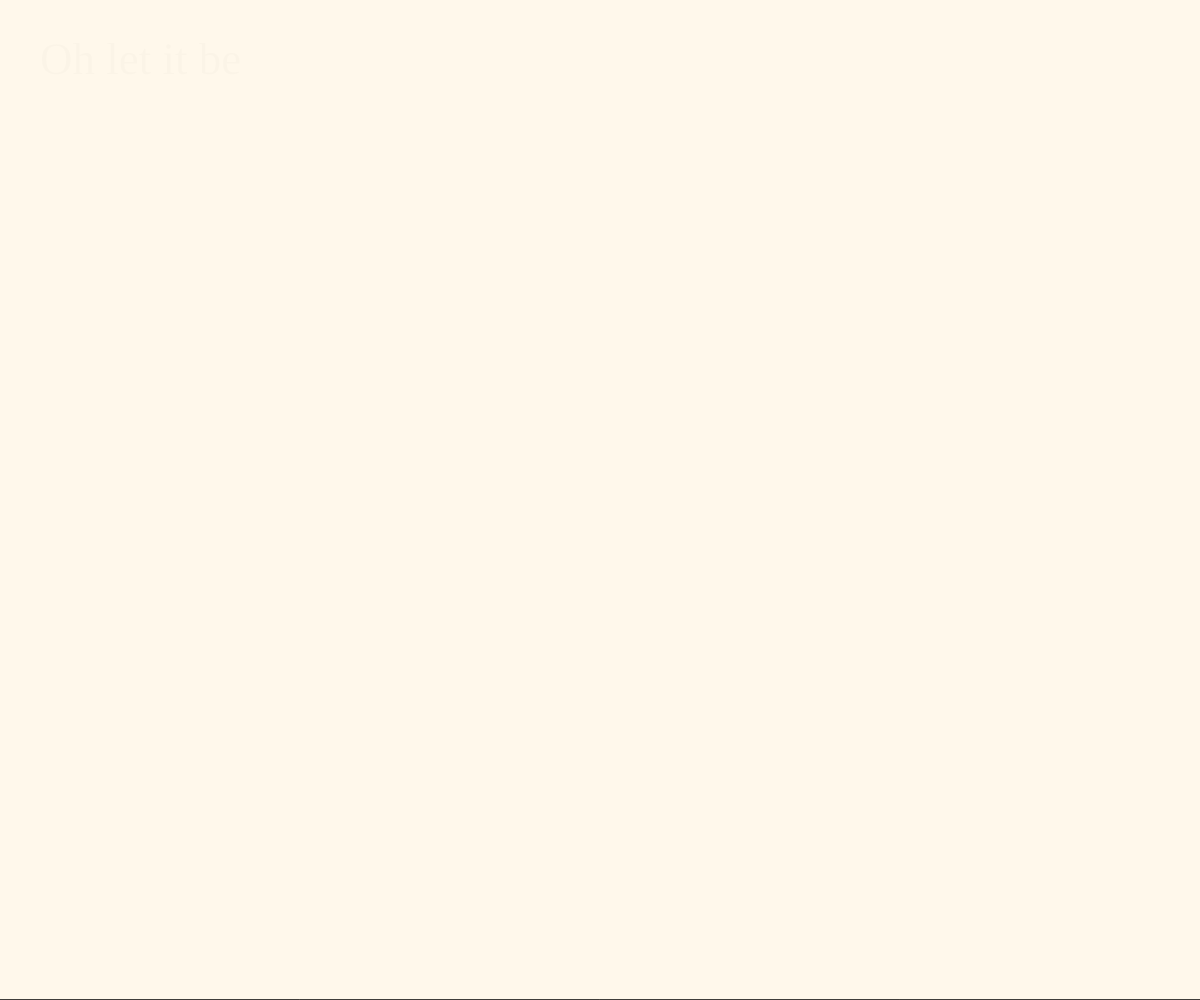
Frame 1 (no input)
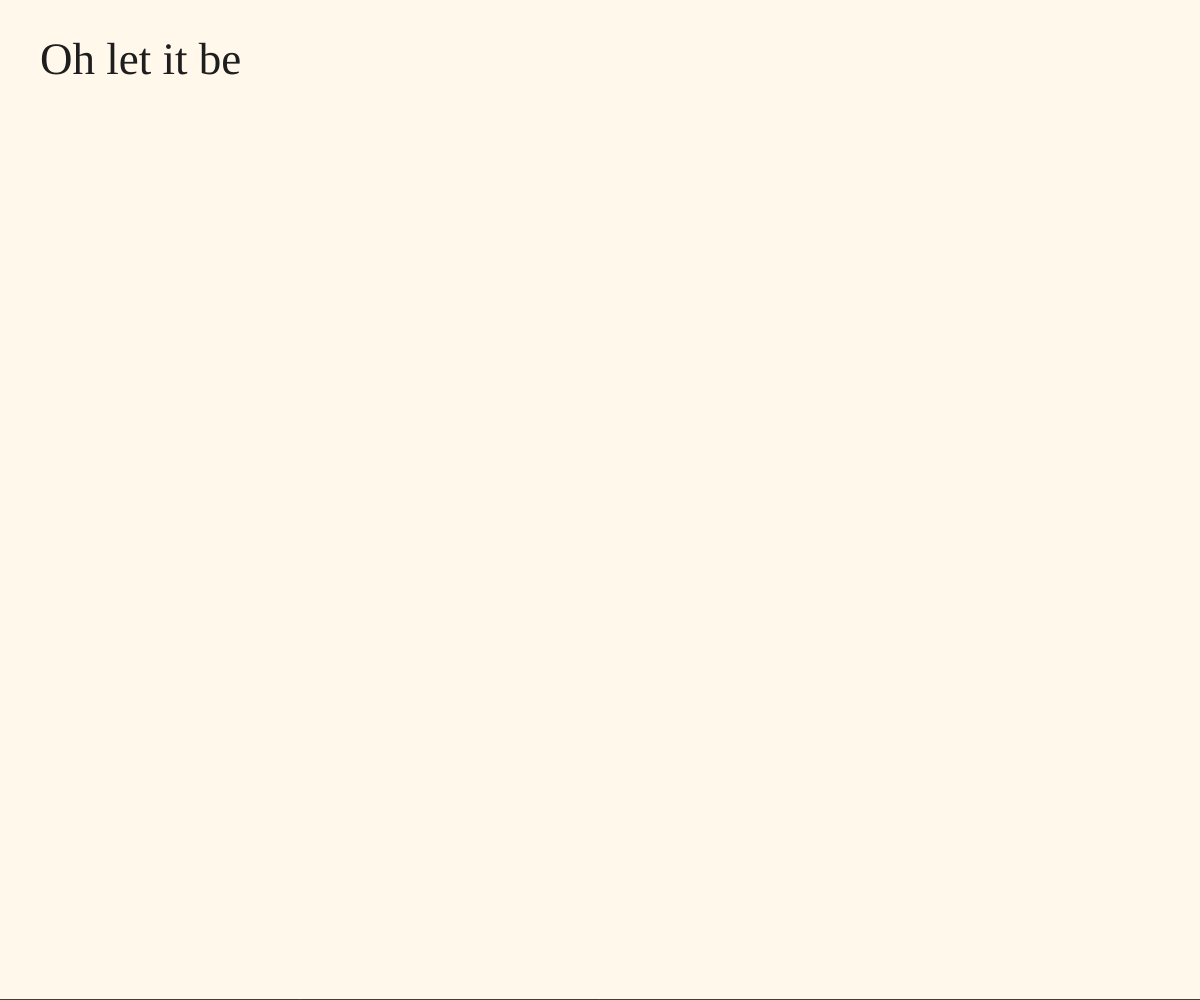
Frame 60 (no input)
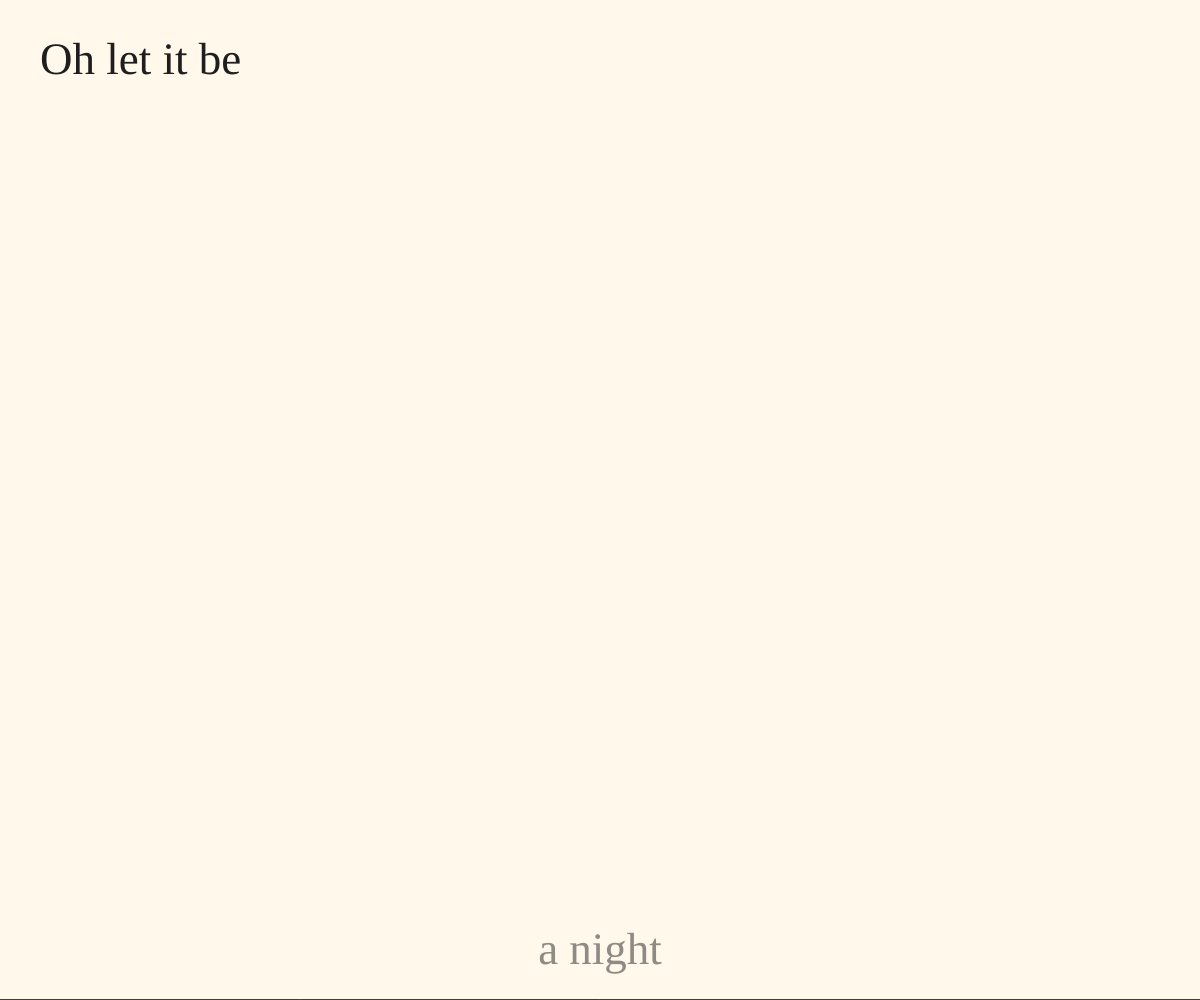
Frame 120 (the mouse pressed at the canvas centre since frame 60)

The p5.js sketch that drew these frames (run headless with seeded random() and noise() and a simulated clock; from frame 60 on, the mouse is pressed at the canvas centre):

// p5.js sketch
// ── sketch.js
let scene = 1;

let dragging = false;
let dragY;
let bgColor;
let darkSkyHeight = 0;
let pulseAngle = 0;

let fadeInLetItBe = 0;
let fadeInANight = 0;
let startTime;
let transitionComplete = false;

let fadeInLyric = 0;
let rainStartTime;
let rainWords = [];

function setup() {
  createCanvas(windowWidth, windowHeight);
  textFont('absans');
  textSize(45);
  textAlign(LEFT, TOP);
  bgColor = color(255, 248, 235);
  dragY = height - 80;
  startTime = millis();
}

function draw() {
  background(bgColor);

  let lightCream = color(255, 248, 235);
  let darkText = color(30, 30, 30);

  if (scene === 1) {
    drawScene1(lightCream, darkText);
  } else if (scene === 2) {
    drawScene2(lightCream, darkText);
  }
}

function drawScene1(lightCream, darkText) {
  if (!transitionComplete) {
    darkSkyHeight = map(dragY, height - 80, 0, 0, height);
    fill(10, 20, 50);
    rect(0, height - darkSkyHeight, width, darkSkyHeight);
  } else {
    bgColor = color(10, 20, 50);
    background(bgColor);
  }

  let elapsed = millis() - startTime;
  if (fadeInLetItBe < 255) {
    fadeInLetItBe = min(255, elapsed / 1000 * 255);
  }
  if (elapsed > 1500 && fadeInANight < 255) {
    fadeInANight = min(255, (elapsed - 1500) / 1000 * 255);
  }

  if (transitionComplete) {
    fill(lightCream);
    textAlign(CENTER, TOP);

    setTimeout(() => {
      if (scene === 1) {
        scene = 2;
        rainStartTime = millis();
      }
    }, 1000);
  } else {
    fill(red(darkText), green(darkText), blue(darkText), fadeInLetItBe);
    textAlign(LEFT, TOP);
    text("Oh let it be", 40, 40);

    if (fadeInANight > 0) {
      pulseAngle += 0.05;
      let pulseOffset = sin(pulseAngle) * 10;
      fill(red(darkText), green(darkText), blue(darkText), fadeInANight);
      textAlign(CENTER, TOP);
      text("a night", width / 2, dragY + pulseOffset);
    }
  }
}

function drawScene2(lightCream, darkText) {
  background(10, 20, 50);

  // Main poetic line with glow
  textAlign(CENTER, TOP);
  textSize(45);
  
  text("of lyric rain", width / 2, 40);
  drawingContext.shadowBlur = 0;

  // Generate "rain" words for 3 seconds
  if (millis() - rainStartTime < 3000) {
    if (frameCount % 2 === 0) {
      rainWords.push({
        x: random(width),
        y: 80,
        speed: random(2, 5),
        size: random(16, 28),
        alpha: 255
      });
    }
  }

  // Update and draw rain words
  for (let i = rainWords.length - 1; i >= 0; i--) {
    let r = rainWords[i];
    r.y += r.speed;
    r.alpha -= 2;

    if (r.alpha <= 0) {
      rainWords.splice(i, 1);
      continue;
    }

    fill(255, 248, 235, r.alpha);
    textSize(r.size);
    text("rain", r.x, r.y);
  }

  textSize(32);
}

function mousePressed() {
  if (scene !== 1 || fadeInANight < 255) return;

  let textWidthMeasure = textWidth("a night");
  if (
    mouseX > width / 2 - textWidthMeasure / 2 &&
    mouseX < width / 2 + textWidthMeasure / 2 &&
    mouseY > dragY &&
    mouseY < dragY + 32
  ) {
    dragging = true;
  }
}

function mouseDragged() {
  if (dragging && !transitionComplete) {
    dragY = constrain(mouseY, 0, height - 80);
  }
}

function mouseReleased() {
  dragging = false;
  if (dragY <= 80 && !transitionComplete) {
    transitionComplete = true;
  }
}

function windowResized() {
  resizeCanvas(windowWidth, windowHeight);
}
